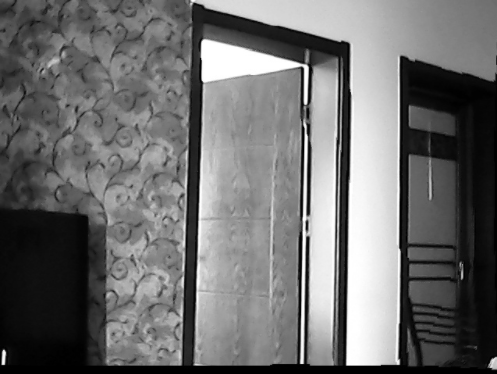
#> input picture resources/1.png, 497 x 374 px
$ python sgbm.py   (older library calls are emulated)
#> lines starting #> are read from the running program, lines starting #| are printed output that depends on the picture
import cv2
import numpy as np
from matplotlib import pyplot as plt
import camera_configs

cv2.namedWindow("left")
cv2.namedWindow("right")
cv2.namedWindow("depth")

cv2.createTrackbar("num", "depth", 1, 11, lambda x: None)
cv2.createTrackbar("blockSize", "depth", 3, 255, lambda x: None)

# # 添加点击事件，打印当前点的距离
# def callbackFunc(e, x, y, f, p):
#     if e == cv2.EVENT_LBUTTONDOWN:
#         print(threeD[y][x])
#
#
# cv2.setMouseCallback("depth", callbackFunc, None)

while True:
    frame1 = cv2.imread("resources/1.png")
#> frame1 is the input picture: shape (374, 497, 3); min 0, max 255, mean 110.1
    frame2 = cv2.imread("resources/2.png")
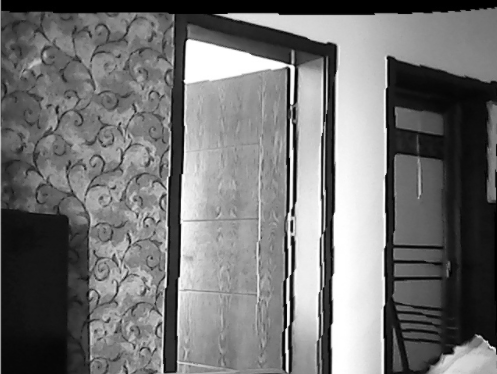
#> input picture resources/2.png, 497 x 374 px
#> frame2 is the input picture: shape (374, 497, 3); min 0, max 255, mean 115.1

    # 根据更正map对图片进行重构
    img1_rectified = cv2.remap(frame1, camera_configs.left_map1, camera_configs.left_map2, cv2.INTER_LINEAR)
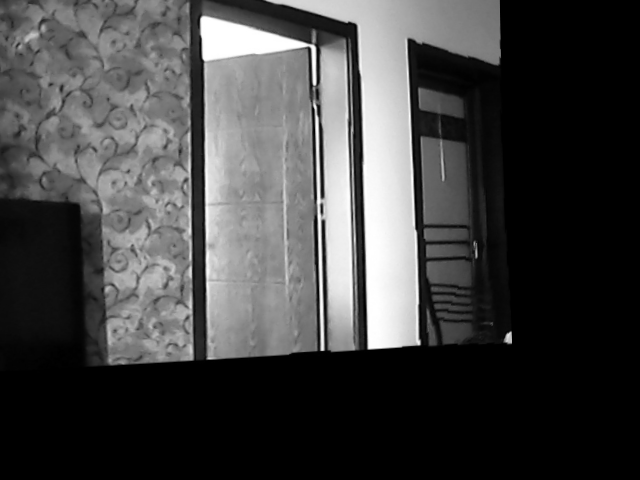
#> img1_rectified: shape (480, 640, 3); min 0, max 255, mean 66.9
    img2_rectified = cv2.remap(frame2, camera_configs.right_map1, camera_configs.right_map2, cv2.INTER_LINEAR)
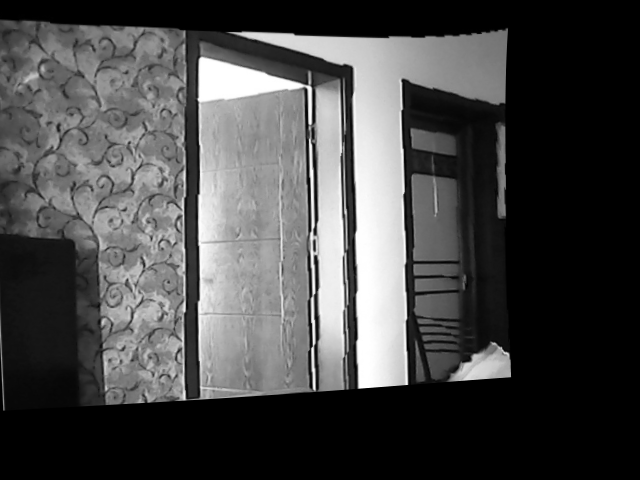
#> img2_rectified: shape (480, 640, 3); min 0, max 255, mean 71.6

    # 将图片置为灰度图，为StereoBM作准备
    imgL = cv2.cvtColor(img1_rectified, cv2.COLOR_BGR2GRAY)
    imgR = cv2.cvtColor(img2_rectified, cv2.COLOR_BGR2GRAY)

    # 两个trackbar用来调节不同的参数查看效果
    num = cv2.getTrackbarPos("num", "depth")
    blockSize = cv2.getTrackbarPos("blockSize", "depth")

    if blockSize % 2 == 0:
        blockSize += 1
    if blockSize < 3:
        blockSize = 3

    # stereo = cv2.StereoBM_create(numDisparities=16 * num, blockSize=blockSize)
    stereo = cv2.StereoSGBM_create(minDisparity=0, numDisparities=16 * num, blockSize=blockSize, P1=72,
                                   P2=288, disp12MaxDiff=1, speckleWindowSize=100, speckleRange=32, uniquenessRatio=10,
                                   preFilterCap=63)
    disparity = stereo.compute(imgL, imgR)
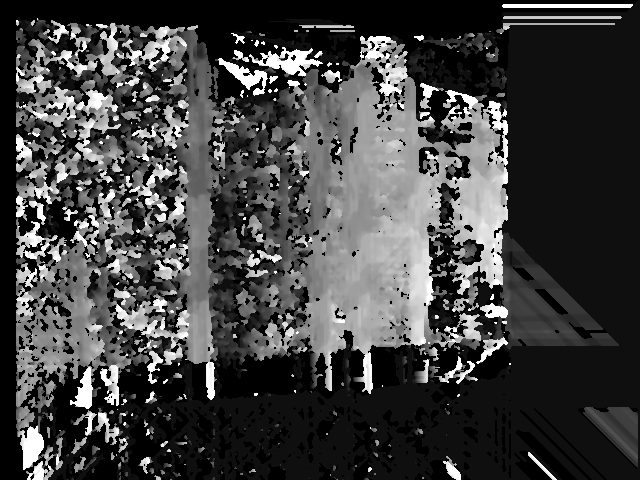
#> disparity: shape (480, 640) int16; min -16, max 240, mean 50.4; drawn with min black and max white

    disp = cv2.normalize(disparity, disparity, alpha=0, beta=255, norm_type=cv2.NORM_MINMAX, dtype=cv2.CV_8U)
    # 将图片扩展至3d空间中，其z方向的值则为当前的距离
    # threeD = cv2.reprojectImageTo3D(disparity.astype(np.float32) / 16., camera_configs.Q)

    cv2.imshow("left", img1_rectified)
    cv2.imshow("right", img2_rectified)
    cv2.imshow("depth", disp)

    key = cv2.waitKey(1)
#> (key q is pressed here)
    if key == ord("q"):
        break
